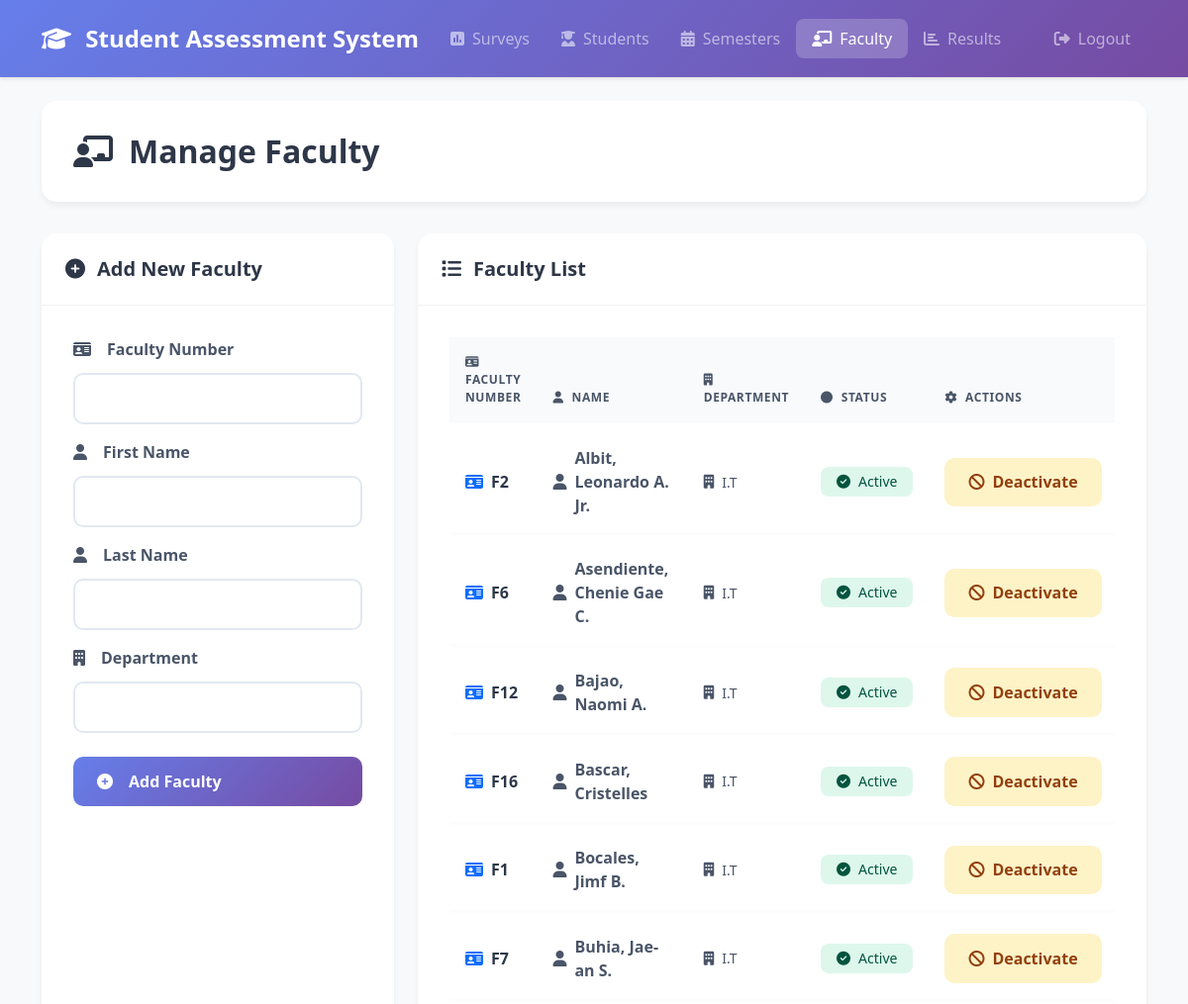
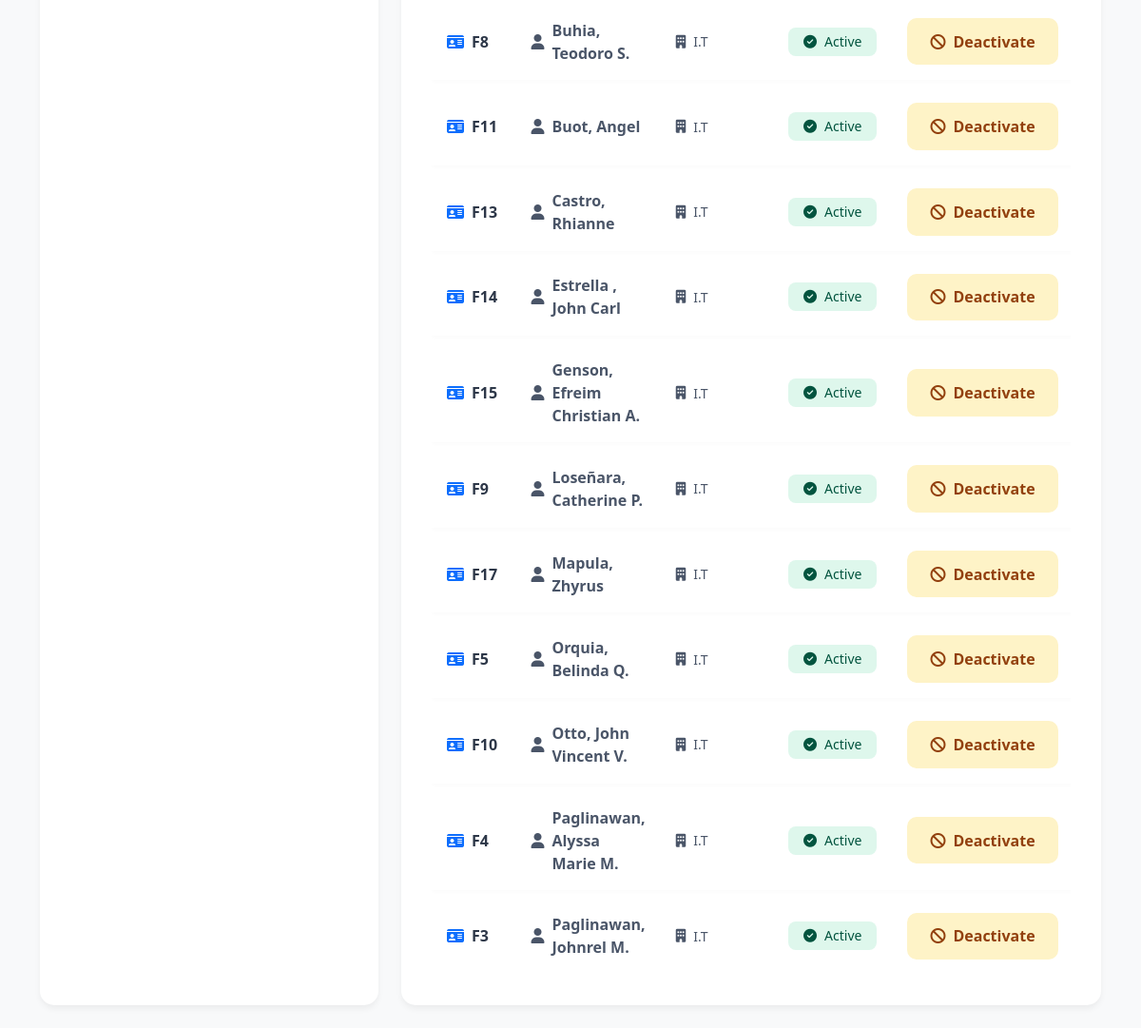
Before: /admin/faculty.php (signed in) with the older database file (2 pictures, top to bottom).
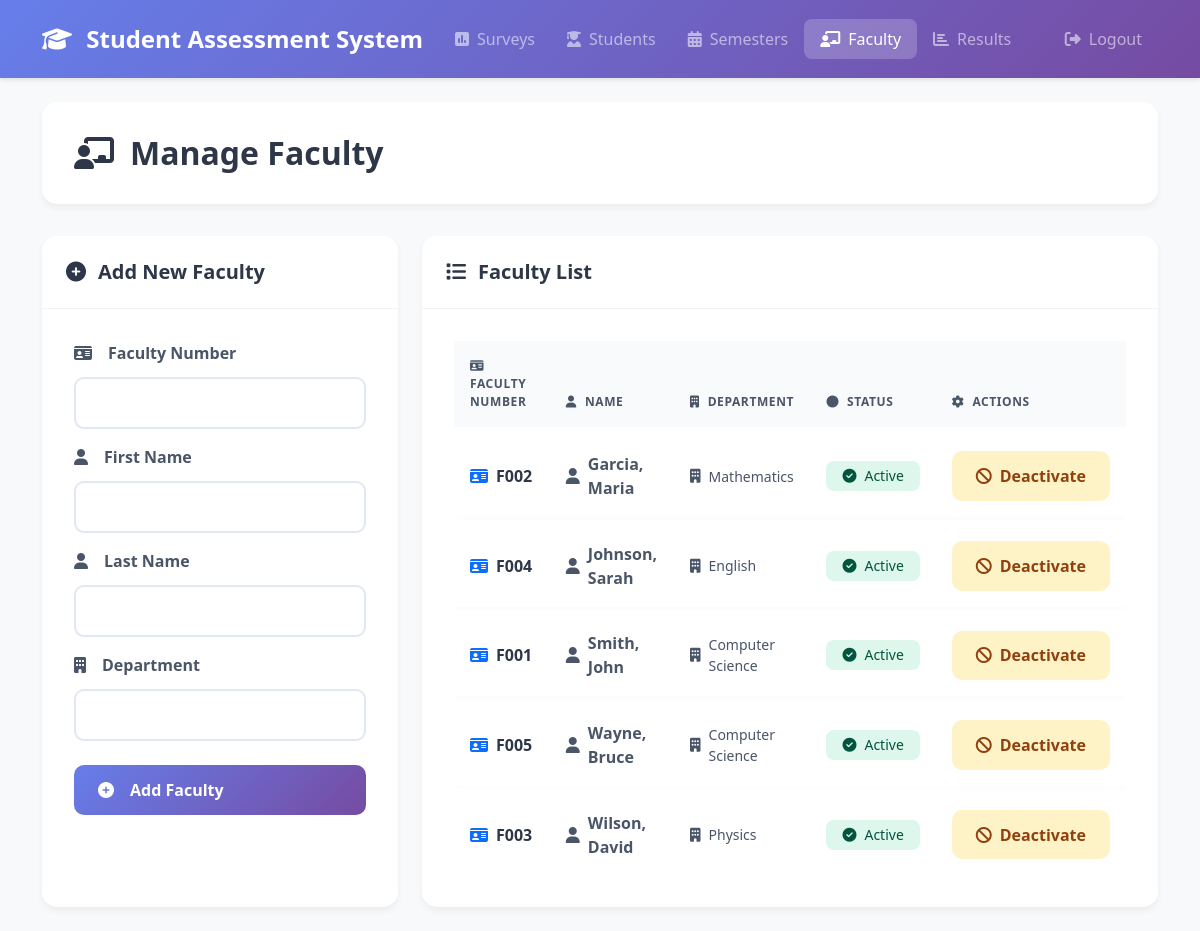
After: the same page with the newer database file.
### tables this page shows
CREATE TABLE `faculty` (
  `id` int(11) NOT NULL,
  `faculty_number` varchar(20) NOT NULL,
  `first_name` varchar(50) NOT NULL,
  `last_name` varchar(50) NOT NULL,
  `department` varchar(100) NOT NULL,
  `status` enum('active','inactive') DEFAULT 'active',
  `created_at` timestamp NOT NULL DEFAULT current_timestamp()
);

### config/database.php (called while the page is built, shortened)
<?php
function clean($data) {
    return htmlspecialchars($data, ENT_QUOTES, 'UTF-8');
}
?>

### admin/faculty.php (the view, shortened to what this page needs)
<?php
require_once '../config/database.php';
$result = $conn->query("SELECT * FROM faculty ORDER BY last_name, first_name");
$faculty_members = $result->fetch_all(MYSQLI_ASSOC);
?>
<!DOCTYPE html>
<html lang="en">
<head>
    <link href="https://cdn.jsdelivr.net/npm/bootstrap@5.3.2/dist/css/bootstrap.min.css" rel="stylesheet">
    <link href="https://cdnjs.cloudflare.com/ajax/libs/font-awesome/6.4.2/css/all.min.css" rel="stylesheet">
</head>
<body>
    <nav class="navbar navbar-expand-lg navbar-dark">
        <div class="container">
            <a class="navbar-brand" href="../index.php">
                <i class="fas fa-graduation-cap me-2"></i>
                Student Assessment System
            </a>
            <div class="collapse navbar-collapse" id="navbarNav">
                <ul class="navbar-nav">
                    <li class="nav-item">
                        <a class="nav-link" href="surveys.php">
                            <i class="fas fa-poll me-2"></i>Surveys
                        </a>
                    </li>
                    <li class="nav-item">
                        <a class="nav-link" href="students.php">
                            <i class="fas fa-user-graduate me-2"></i>Students
                        </a>
                    </li>
                    <li class="nav-item">
                        <a class="nav-link" href="semesters.php">
                            <i class="fas fa-calendar-alt me-2"></i>Semesters
                        </a>
                    </li>
                    <li class="nav-item">
                        <a class="nav-link active" href="faculty.php">
                            <i class="fas fa-chalkboard-teacher me-2"></i>Faculty
                        </a>
                    </li>
                    <li class="nav-item">
                        <a class="nav-link" href="results.php">
                            <i class="fas fa-chart-bar me-2"></i>Results
                        </a>
                    </li>
                </ul>
                <ul class="navbar-nav ms-auto">
                    <li class="nav-item">
                        <a class="nav-link" href="../logout.php">
                            <i class="fas fa-sign-out-alt me-2"></i>Logout
                        </a>
                    </li>
                </ul>
            </div>
        </div>
    </nav>
    <div class="container py-4">
        <div class="page-header">
            <h2 class="page-title">
                <i class="fas fa-chalkboard-teacher"></i>
                Manage Faculty
            </h2>
        </div>
        <div class="row">
            <div class="col-md-4">
                <div class="card">
                    <div class="card-header">
                        <div class="d-flex justify-content-between align-items-center">
                            <h5 class="card-title">
                                <i class="fas fa-plus-circle"></i>
                                Add New Faculty
                            </h5>
                        </div>
                    </div>
                    <div class="card-body">
                        <form method="POST" action="">
                            <div class="mb-3">
                                <label for="faculty_number" class="form-label">
                                    <i class="fas fa-id-card me-2"></i>Faculty Number
                                </label>
                                <input type="text" class="form-control" id="faculty_number" name="faculty_number" required>
                            </div>
                            <div class="mb-3">
                                <label for="first_name" class="form-label">
                                    <i class="fas fa-user me-2"></i>First Name
                                </label>
                                <input type="text" class="form-control" id="first_name" name="first_name" required>
                            </div>
                            <div class="mb-3">
                                <label for="last_name" class="form-label">
                                    <i class="fas fa-user me-2"></i>Last Name
                                </label>
                                <input type="text" class="form-control" id="last_name" name="last_name" required>
                            </div>
                            <div class="mb-4">
                                <label for="department" class="form-label">
                                    <i class="fas fa-building me-2"></i>Department
                                </label>
                                <input type="text" class="form-control" id="department" name="department" required>
                            </div>
                            <button type="submit" class="btn btn-primary w-100">
                                <i class="fas fa-plus-circle me-2"></i>Add Faculty
                            </button>
                        </form>
                    </div>
                </div>
            </div>
            <div class="col-md-8">
                <div class="card">
                    <div class="card-header">
                        <h5 class="card-title">
                            <i class="fas fa-list"></i>
                            Faculty List
                        </h5>
                    </div>
                    <div class="card-body">
                        <div class="table-responsive">
                            <table class="table">
                                <thead>
                                    <tr>
                                        <th>
                                            <i class="fas fa-id-card me-2"></i>Faculty Number
                                        </th>
                                        <th>
                                            <i class="fas fa-user me-2"></i>Name
                                        </th>
                                        <th>
                                            <i class="fas fa-building me-2"></i>Department
                                        </th>
                                        <th>
                                            <i class="fas fa-circle me-2"></i>Status
                                        </th>
                                        <th>
                                            <i class="fas fa-cog me-2"></i>Actions
                                        </th>
                                    </tr>
                                </thead>
                                <tbody>
                                    <?php foreach ($faculty_members as $faculty): ?>
                                        <tr>
                                            <td>
                                                <div class="faculty-number">
                                                    <i class="fas fa-id-card text-primary"></i>
                                                    <?php echo clean($faculty['faculty_number']); ?>
                                                </div>
                                            </td>
                                            <td>
                                                <div class="faculty-name">
                                                    <i class="fas fa-user"></i>
                                                    <?php echo clean($faculty['last_name'] . ', ' . $faculty['first_name']); ?>
                                                </div>
                                            </td>
                                            <td>
                                                <div class="faculty-department">
                                                    <i class="fas fa-building"></i>
                                                    <?php echo clean($faculty['department']); ?>
                                                </div>
                                            </td>
                                            <td>
                                                <?php if ($faculty['status'] === 'active'): ?>
                                                    <span class="badge bg-success">
                                                        <i class="fas fa-check-circle"></i>
                                                        Active
                                                    </span>
                                                <?php endif; ?>
                                            </td>
                                            <td>
                                                <form method="POST" action="" style="display: inline;">
                                                    <button type="submit" class="btn <?php echo $faculty['status'] === 'active' ? 'btn-warning' : 'btn-success'; ?>">
                                                        <?php if ($faculty['status'] === 'active'): ?>
                                                            <i class="fas fa-ban"></i>
                                                            Deactivate
                                                        <?php else: ?>
                                                            <i class="fas fa-check-circle"></i>
                                                            Activate
                                                        <?php endif; ?>
                                                    </button>
                                                </form>
                                            </td>
                                        </tr>
                                    <?php endforeach; ?>
                                </tbody>
                            </table>
                        </div>
                    </div>
                </div>
            </div>
        </div>
    </div>
</body>
</html>

### admin/faculty.php (style rules this page uses)
:root { --primary-gradient: linear-gradient(135deg, #667eea 0%, #764ba2 100%); --hover-gradient: linear-gradient(135deg, #764ba2 0%, #667eea 100%); }
body { background: #f8f9fa; min-height: 100vh; }
.navbar { background: var(--primary-gradient) !important; padding: 1rem; box-shadow: 0 2px 4px rgba(0,0,0,0.1); }
.navbar-brand { font-weight: 700; font-size: 1.5rem; }
.nav-link { font-weight: 500; padding: 0.5rem 1rem !important; border-radius: 8px; transition: all 0.3s ease; }
.nav-link.active { background: rgba(255,255,255,0.2); }
.page-header { background: white; border-radius: 15px; padding: 2rem; margin-bottom: 2rem; box-shadow: 0 4px 6px rgba(0,0,0,0.05); }
.page-title { color: #2d3748; font-weight: 700; margin: 0; display: flex; align-items: center; gap: 1rem; }
.card { border: none; border-radius: 15px; box-shadow: 0 4px 6px rgba(0,0,0,0.05); overflow: hidden; transition: all 0.3s ease; height: 100%; }
.card-header { background: white; border-bottom: 1px solid rgba(0,0,0,0.05); padding: 1.5rem; }
.card-title { color: #2d3748; font-weight: 700; margin: 0; display: flex; align-items: center; gap: 0.75rem; }
.card-body { padding: 2rem; }
.form-label { color: #4a5568; font-weight: 600; margin-bottom: 0.75rem; display: flex; align-items: center; gap: 0.5rem; }
.form-control { border: 2px solid #e2e8f0; border-radius: 10px; padding: 0.75rem 1rem; font-size: 1rem; transition: all 0.3s ease; }
.btn { font-weight: 600; padding: 0.8rem 1.5rem; border-radius: 10px; transition: all 0.3s ease; display: inline-flex; align-items: center; gap: 0.5rem; }
.btn-primary { background: var(--primary-gradient); border: none; color: white; }
.btn-warning { background: #fef3c7; border: none; color: #92400e; }
.table { border-collapse: separate; border-spacing: 0 0.5rem; margin: -0.5rem 0; }
.table thead th { background: #f8fafc; border: none; color: #4a5568; font-weight: 600; padding: 1rem; text-transform: uppercase; font-size: 0.75rem; letter-spacing: 0.05em; }
.table tbody tr { background: white; box-shadow: 0 2px 4px rgba(0,0,0,0.02); transition: all 0.3s ease; }
.table tbody td { border: none; padding: 1rem; vertical-align: middle; }
.badge { padding: 0.5rem 1rem; border-radius: 8px; font-weight: 500; font-size: 0.875rem; display: inline-flex; align-items: center; gap: 0.5rem; }
.badge.bg-success { background: #def7ec !important; color: #03543f; }
.faculty-number { font-weight: 600; color: #2d3748; display: flex; align-items: center; gap: 0.5rem; }
.faculty-name { color: #4a5568; display: flex; align-items: center; gap: 0.5rem; font-weight: 600; }
.faculty-department { color: #4a5568; display: flex; align-items: center; gap: 0.5rem; font-size: 0.875rem; }

Changed rows visible on the page:
removed faculty: faculty_number "F2", last_name+first_name "Albit, Leonardo A. Jr.", department "I.T", status "active" (drawn)
removed faculty: faculty_number "F6", last_name+first_name "Asendiente, Chenie Gae C.", department "I.T", status "active" (drawn)
removed faculty: faculty_number "F12", last_name+first_name "Bajao, Naomi A.", department "I.T", status "active" (drawn)
removed faculty: faculty_number "F16", last_name+first_name "Bascar, Cristelles", department "I.T", status "active" (drawn)
removed faculty: faculty_number "F1", last_name+first_name "Bocales, Jimf B.", department "I.T", status "active" (drawn)
removed faculty: faculty_number "F7", last_name+first_name "Buhia, Jae-an S.", department "I.T", status "active" (drawn)
removed faculty: faculty_number "F8", last_name+first_name "Buhia, Teodoro S.", department "I.T", status "active" (drawn)
removed faculty: faculty_number "F11", last_name+first_name "Buot, Angel", department "I.T", status "active" (drawn)
removed faculty: faculty_number "F13", last_name+first_name "Castro, Rhianne", department "I.T", status "active" (drawn)
removed faculty: faculty_number "F14", last_name+first_name "Estrella , John Carl", department "I.T", status "active" (drawn)
removed faculty: faculty_number "F15", last_name+first_name "Genson, Efreim Christian A.", department "I.T", status "active" (drawn)
removed faculty: faculty_number "F9", last_name+first_name "Loseñara, Catherine P.", department "I.T", status "active" (drawn)
removed faculty: faculty_number "F17", last_name+first_name "Mapula, Zhyrus", department "I.T", status "active" (drawn)
removed faculty: faculty_number "F5", last_name+first_name "Orquia, Belinda Q.", department "I.T", status "active" (drawn)
removed faculty: faculty_number "F10", last_name+first_name "Otto, John Vincent V.", department "I.T", status "active" (drawn)
removed faculty: faculty_number "F4", last_name+first_name "Paglinawan, Alyssa Marie M.", department "I.T", status "active" (drawn)
removed faculty: faculty_number "F3", last_name+first_name "Paglinawan, Johnrel M.", department "I.T", status "active" (drawn)
added faculty: faculty_number "F002", last_name+first_name "Garcia, Maria", department "Mathematics", status "active" (drawn)
added faculty: faculty_number "F004", last_name+first_name "Johnson, Sarah", department "English", status "active" (drawn)
added faculty: faculty_number "F001", last_name+first_name "Smith, John", department "Computer Science", status "active" (drawn)
added faculty: faculty_number "F005", last_name+first_name "Wayne, Bruce", department "Computer Science", status "active" (drawn)
added faculty: faculty_number "F003", last_name+first_name "Wilson, David", department "Physics", status "active" (drawn)
